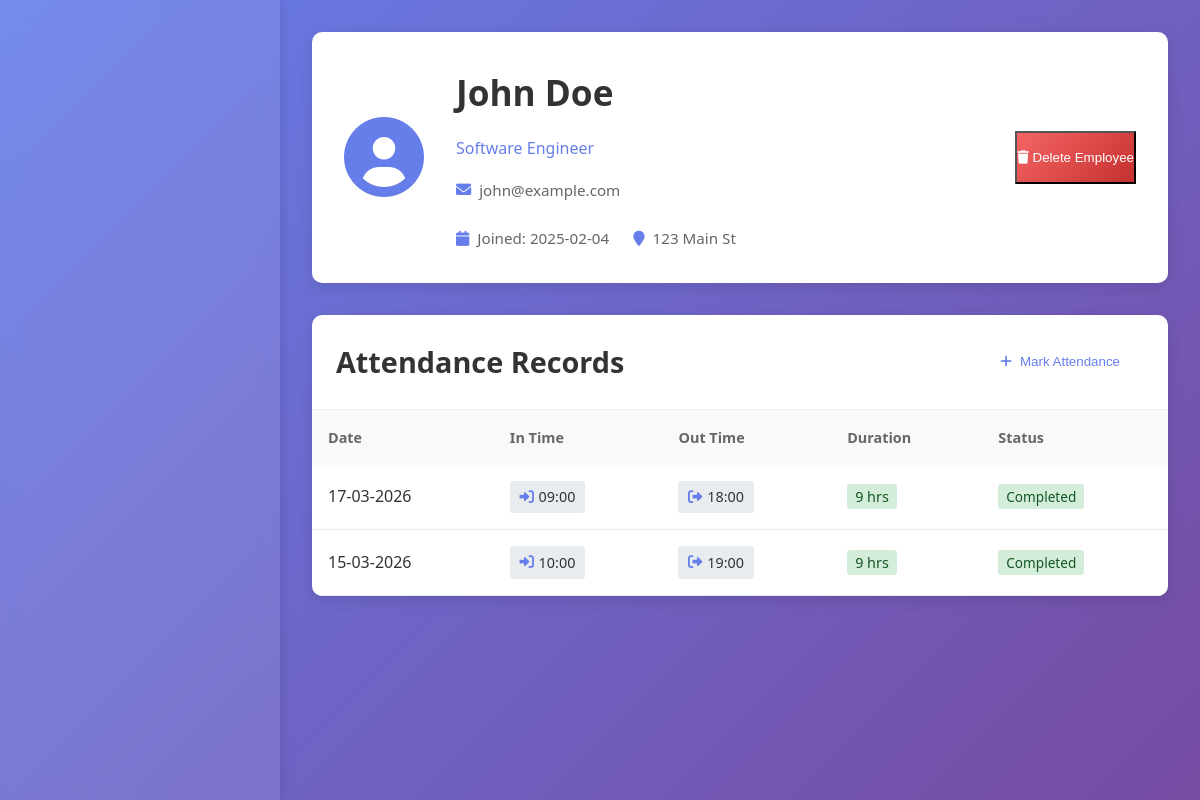
Page /employee/1 on the committed database.
### models.py (models this page shows, shortened)
class Employee(db.Model):
    __tablename__ = 'employees'
    id = db.Column(db.Integer, primary_key=True)
    name = db.Column(db.String(100), nullable=False)
    email = db.Column(db.String(100), unique=True, nullable=False)
    address = db.Column(db.Text, nullable=False)
    designation = db.Column(db.String(100), nullable=False)
    department = db.Column(db.String(100), nullable=False)
    date_of_joining = db.Column(db.Date, nullable=False)
    created_at = db.Column(db.DateTime, default=datetime.utcnow)
    attendances = db.relationship('Attendance', backref='employee', lazy=True, cascade='all, delete-orphan')

class Attendance(db.Model):
    __tablename__ = 'attendances'
    id = db.Column(db.Integer, primary_key=True)
    employee_id = db.Column(db.Integer, db.ForeignKey('employees.id'), nullable=False)
    date = db.Column(db.Date, nullable=False)
    in_time = db.Column(db.DateTime, nullable=False)
    out_time = db.Column(db.DateTime, nullable=True)
    created_at = db.Column(db.DateTime, default=datetime.utcnow)
    __table_args__ = (db.UniqueConstraint('employee_id', 'date', name='unique_employee_attendance'),)

### app.py (the view)
@app.route('/employee/<int:employee_id>')
def employee_detail(employee_id):
    employee = db.session.get(Employee, employee_id)
    if not employee:
        return "Employee not found", 404
    attendances = Attendance.query.filter_by(employee_id=employee_id).order_by(Attendance.date.desc()).all()
    return render_template('employee_detail.html', employee=employee, attendances=attendances)

### templates/employee_detail.html (shortened to what this page needs)
<!DOCTYPE html>
<html lang="en">
<head>
    <link rel="stylesheet" href="{{ url_for('static', filename='style.css') }}">
    <link rel="stylesheet" href="https://cdnjs.cloudflare.com/ajax/libs/font-awesome/6.0.0/css/all.min.css">
</head>
<body>
    <div class="dashboard">
        <aside class="sidebar">
        </aside>
        <main class="main-content">
            <div class="employee-profile-header">
                <div class="profile-avatar">
                    <i class="fas fa-user-circle"></i>
                </div>
                <div class="profile-info">
                    <h1>{{ employee.name }}</h1>
                    <p class="designation">{{ employee.designation }}</p>
                    <div class="profile-meta">
                        <span><i class="fas fa-envelope"></i> {{ employee.email }}</span>
                        <span><i class="fas fa-calendar"></i> Joined: {{ employee.date_of_joining }}</span>
                        <span><i class="fas fa-map-marker"></i> {{ employee.address }}</span>
                    </div>
                </div>
                <div class="profile-actions">
                    <a href="/employees" class="btn-secondary">
                        <i class="fas fa-arrow-left"></i> Back to Employees
                    </a>
                    <button onclick="deleteEmployee({{ employee.id }})" class="btn-danger">
                        <i class="fas fa-trash"></i> Delete Employee
                    </button>
                </div>
            </div>
            <div class="card">
                <div class="card-header">
                    <h2>Attendance Records</h2>
                    <button class="btn-primary" onclick="showMarkAttendanceForm()">
                        <i class="fas fa-plus"></i> Mark Attendance
                    </button>
                </div>
                <div class="table-responsive">
                    <table class="modern-table">
                        <thead>
                            <tr>
                                <th>Date</th>
                                <th>In Time</th>
                                <th>Out Time</th>
                                <th>Duration</th>
                                <th>Status</th>
                            </tr>
                        </thead>
                        <tbody id="attendanceTableBody">
                            {% if attendances %}
                                {% for attendance in attendances %}
                                <tr>
                                    <td>{{ attendance.date.strftime('%d-%m-%Y') }}</td>
                                    <td>
                                        <span class="time-badge">
                                            <i class="fas fa-sign-in-alt"></i>
                                            {{ attendance.in_time.strftime('%H:%M') }}
                                        </span>
                                    </td>
                                    <td>
                                        {% if attendance.out_time %}
                                            <span class="time-badge">
                                                <i class="fas fa-sign-out-alt"></i>
                                                {{ attendance.out_time.strftime('%H:%M') }}
                                            </span>
                                        {% else %}
                                            <span class="badge-warning">Not marked</span>
                                        {% endif %}
                                    </td>
                                    <td>
                                        {% if attendance.out_time %}
                                            {% set duration = (attendance.out_time - attendance.in_time).total_seconds() // 3600 %}
                                            <span class="duration-badge">{{ duration|int }} hrs</span>
                                        {% else %}
                                            -
                                        {% endif %}
                                    </td>
                                    <td>
                                        {% if attendance.out_time %}
                                            <span class="status-badge completed">Completed</span>
                                        {% else %}
                                            <span class="status-badge pending">Pending</span>
                                        {% endif %}
                                    </td>
                                </tr>
                                {% endfor %}
                            {% endif %}
                        </tbody>
                    </table>
                </div>
            </div>
        </main>
    </div>
</body>
</html>

### static/style.css (style rules this page uses)
* { margin: 0; padding: 0; box-sizing: border-box; }
body { font-family: 'Segoe UI', Tahoma, Geneva, Verdana, sans-serif; line-height: 1.6; background-color: #f8f9fa; color: #333; }
h1 { color: #2c3e50; margin-bottom: 1.5rem; font-size: 2.2rem; border-bottom: 3px solid #007bff; padding-bottom: 0.5rem; display: inline-block; }
h2 { color: #34495e; margin-bottom: 1rem; font-size: 1.8rem; }
.btn-danger { background: linear-gradient(135deg, #f56565 0%, #c53030 100%); }
.dashboard { display: flex; min-height: 100vh; background: linear-gradient(135deg, #667eea 0%, #764ba2 100%); }
.sidebar { width: 280px; background: rgba(255, 255, 255, 0.1); backdrop-filter: blur(10px); color: white; padding: 2rem 0; box-shadow: 2px 0 10px rgba(0,0,0,0.1); }
.main-content { flex: 1; padding: 2rem; overflow-y: auto; }
.card { background: white; border-radius: 10px; box-shadow: 0 4px 15px rgba(0,0,0,0.1); overflow: hidden; }
.card-header { padding: 1.5rem; border-bottom: 1px solid #eee; display: flex; justify-content: space-between; align-items: center; }
.card-header h2, .card-header h3 { margin: 0; color: #333; }
.btn-primary { display: inline-flex; align-items: center; gap: 0.5rem; padding: 0.8rem 1.5rem; background: white; color: #667eea; text-decoration: none; border-radius: 5px; font-weight: 500; transition: all 0.3s ease; border: none; cursor: pointer; }
.btn-secondary { display: inline-flex; align-items: center; gap: 0.5rem; padding: 0.8rem 1.5rem; background: rgba(255,255,255,0.2); color: white; text-decoration: none; border-radius: 5px; font-weight: 500; transition: all 0.3s ease; border: 1px solid rgba(255,255,255,0.3); cursor: pointer; }
.btn-danger { background: linear-gradient(135deg, #f56565 0%, #c53030 100%); color: white; }
.employee-profile-header { background: white; border-radius: 10px; padding: 2rem; display: flex; align-items: center; gap: 2rem; margin-bottom: 2rem; box-shadow: 0 4px 15px rgba(0,0,0,0.1); }
.profile-avatar i { font-size: 5rem; color: #667eea; }
.profile-info { flex: 1; }
.profile-info h1 { margin-bottom: 0.5rem; color: #333; border-bottom: none; }
.profile-info .designation { color: #667eea; font-weight: 500; margin-bottom: 1rem; }
.profile-meta { display: flex; gap: 1.5rem; flex-wrap: wrap; }
.profile-meta span { display: flex; align-items: center; gap: 0.5rem; color: #666; font-size: 0.95rem; }
.profile-meta i { color: #667eea; }
.profile-actions { display: flex; gap: 1rem; }
.time-badge { display: inline-flex; align-items: center; gap: 0.3rem; padding: 0.3rem 0.6rem; background: #e9ecef; border-radius: 3px; font-size: 0.9rem; }
.time-badge i { color: #667eea; }
.duration-badge { padding: 0.2rem 0.5rem; background: #d4edda; color: #155724; border-radius: 3px; font-size: 0.9rem; }
.status-badge { padding: 0.2rem 0.5rem; border-radius: 3px; font-size: 0.85rem; }
.status-badge.completed { background: #d4edda; color: #155724; }
.modern-table { width: 100%; border-collapse: collapse; }
.modern-table th { text-align: left; padding: 1rem; background: #f8f9fa; color: #666; font-weight: 600; font-size: 0.9rem; }
.modern-table td { padding: 1rem; border-bottom: 1px solid #e9ecef; color: #333; }

### rows in the picture
Employee: name "John Doe", designation "Software Engineer", email "john@example.com", date_of_joining "2025-02-04", address "123 Main St"
Attendance: date "17-03-2026", in_time "09:00", out_time "18:00", duration "9", shows "Completed"
Attendance: date "15-03-2026", in_time "10:00", out_time "19:00", duration "9", shows "Completed"
